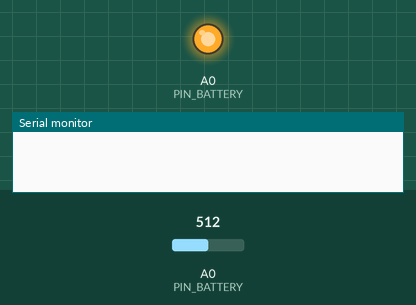
Recording of a sketch running on a simulated Arduino Uno, built with avr-gcc and run on an emulated ATmega328P. On the bench: output pins drawn as LEDs (lit = HIGH), the last lines printed to the serial monitor. The inputs (shaded band) are chosen by the test bench; at power-on: A0 (PIN_BATTERY) = 512.

Above: at 0.1 s.
At 2.7 s:
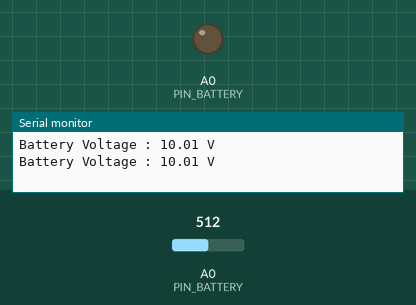
2.8 s: A0 (PIN_BATTERY) set to 604
4.3 s: A0 (PIN_BATTERY) set to 625
Timing chart, 0 to 7.3 s (numbered marks = the images above; inputs shaded):
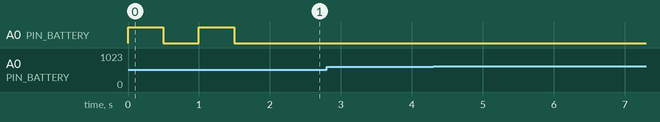

The sketch:

01.2.2_Battery_level.ino
```cpp
/**********************************************************************
  Product     : Freenove 4WD Car for UNO
  Description : Use buzzer and read battery voltage.
  Auther      : www.freenove.com
  Modification: 2019/08/03
**********************************************************************/
#define PIN_BATTERY     A0
#define PIN_BUZZER      A0

float batteryVoltage = 0;

void setup() {
  Serial.begin(9600); //set baud rate
  pinMode(PIN_BUZZER, OUTPUT);

  digitalWrite(PIN_BUZZER, HIGH);
  delay(500);
  digitalWrite(PIN_BUZZER, LOW);
  delay(500);
  digitalWrite(PIN_BUZZER, HIGH);
  delay(500);
  digitalWrite(PIN_BUZZER, LOW);
}

void loop() {
  //Because the buzzer and battery voltage detection use A0 pin together,
  //the buzzer must be turned off when reading battery voltage,
  //otherwise the read battery voltage is incorrect.

  //Turn off buzzer
  pinMode(PIN_BUZZER, false);
  digitalWrite(PIN_BUZZER, false);

  //print battery voltage
  if (getBatteryVoltage()) {
    Serial.print("Battery Voltage : ");
    Serial.print(batteryVoltage);
    Serial.println(" V");
  }
  else {
    Serial.print("Port busy! Please turn off buzzer before reading battery voltage.");
  }
  delay(1000);
}

bool getBatteryVoltage() {
  pinMode(PIN_BATTERY, INPUT);
  int batteryADC = analogRead(PIN_BATTERY);
  if (batteryADC < 614)                      // 3V/12V ,Voltage read: <2.1V/8.4V
  {
    batteryVoltage = batteryADC / 1023.0 * 5.0 * 4;
    return true;
  }else {
    return false;
  }
}
```
